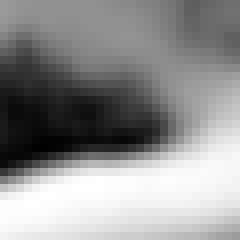
#> input picture dummy_template_crop_eq_nonloc.png, 30 x 30 px (shown 8 times larger)
$ python experimenting.py   (older library calls are emulated)
#> lines starting #> are read from the running program, lines starting #| are printed output that depends on the picture; after the words box and inside, x2 and y2 are one past the last pixel; in counts of white or black regions, pixels touching at a corner belong together
### oct_preprocessing.py
"""
Image pre-processing module for OCT image SRF detection.

Binarization, Filtering, Cropping, etc. functions for the SRF detection task.

final exercise from the lecture:
Introduction to Signal and Image Processing FS19
by:
Prof. Raphael Sznitman

See README.md for the full exercise description.
"""

__author__ = "Jan Wälchli, Mario Moser, Dominik Meise"
__copyright__ = "Copyright 2019; Jan Wälchli, Mario Moser, Dominik Meise; All rigths reserved."
__email__ = "dominik.meise@students.unibe.ch"


import numpy as np
import cv2 as cv
from skimage import io, color, exposure
from skimage.filters import threshold_otsu, gaussian


# [65 lines left out: functions load_img_as_gray, load_preproc_template, perform_bulk_perproc, otsu_binarize, crop, not called in this run]


def hist_equalize(img):
    """Return a histogram equalized version of the image (enhances 'contrast')."""
    if len(img.shape) == 3:
        img = color.rgb2gray(img) * 255
        img = img.astype(np.uint8)

    elif len(img.shape) != 2:
        raise ValueError('Cannot handle unknown Image dimension!')

    if np.amax(img) <= 1 and img.dtype != np.uint8:
        img = img * 255
        img = img.astype(np.uint8)

    eq = exposure.equalize_hist(img) * 255
    eq = eq.astype(np.uint8)

    return eq


# [7 lines left out: function opening_denoising, not called in this run]


def nonloc_denoising(img, denoise_strength):
    return cv.fastNlMeansDenoising(img, h=denoise_strength)

### oct_template_matching.py
"""
Template Matching module for OCT image SRF detection.

Template matching and fluid occlusion detection functions for the SRF detection task.

final exercise from the lecture:
Introduction to Signal and Image Processing FS19
by:
Prof. Raphael Sznitman

See README.md for the full exercise description.
"""

__author__ = "Jan Wälchli, Mario Moser, Dominik Meise"
__copyright__ = "Copyright 2019; Jan Wälchli, Mario Moser, Dominik Meise; All rigths reserved."
__email__ = "dominik.meise@students.unibe.ch"


import cv2 as cv
import numpy as np
from skimage import color
from skimage.transform import pyramid_gaussian
import oct_preprocessing as preproc
import oct_evaluation as evaluate


# [57 lines left out: function run_matching, not called in this run]


def template_matching(image, template, meth='cv.TM_SQDIFF'):
    """Match the template against the image, return resolution and location map.

    :param image: input image in which to search for the template matching (either rgb or grayscale)
    :param template: kernel/template which to match against the input image
    :param meth: template matching method. Available:
        'cv.TM_CCOEFF', 'cv.TM_CCOEFF_NORMED', 'cv.TM_CCORR',
        'cv.TM_CCORR_NORMED', 'cv.TM_SQDIFF', 'cv.TM_SQDIFF_NORMED'
    :return: res: the distance map of the template matching the input image
                  (depending on the method either higher or lower is better)
             img: image with a square at the location of the best match
    """
    img = image.copy()
    w, h = template.shape[::-1]
    method = eval(meth)

    # Apply template Matching
    res = cv.matchTemplate(img, template, method)
    min_val, max_val, min_loc, max_loc = cv.minMaxLoc(res)

    # If the method is TM_SQDIFF or TM_SQDIFF_NORMED, take minimum
    if method in [cv.TM_SQDIFF, cv.TM_SQDIFF_NORMED]:
        top_left = min_loc
    else:
        top_left = max_loc
    bottom_right = (top_left[0] + w, top_left[1] + h)

    cv.rectangle(img, top_left, bottom_right, 255, 2)

    return res, img


# [48 lines left out: functions pyramid, fast_pyramid, not called in this run]

### experimenting.py
"""
EXPERIMENTING CODE TO GET TO KNOW THE PROBLEM/TASK

not used in the final build, just for reference.
"""


import os
import glob
import matplotlib
import numpy as np
import cv2 as cv
import matplotlib.pyplot as plt
from skimage import io, color, exposure
from skimage.feature import canny
from skimage.filters import try_all_threshold, threshold_otsu, gaussian
import oct_preprocessing as preproc
import oct_template_matching as tmpmatch

matplotlib.rcParams['image.cmap'] = 'gray'


def main():
    #     VARIOUS TESTING
    # simple_canny_example('Train-Data/SRF/input_1492_1.png')
    # simple_binarization_example('Train-Data/SRF/input_1492_1.png')
    images = glob.glob('Train-Data/SRF/*')
    images = images + glob.glob('Train-Data/NoSRF/*')
    template = io.imread('dummy_template_crop_eq_nonloc.png')
#> template is the input picture: shape (30, 30, 4); mean R, G, B, A 144.3, 144.3, 144.3, 255

    template = (color.rgb2gray(template)*255).astype(np.uint8)
#> template: shape (30, 30)

    class_srf = []
    for i in images:
        orig = io.imread(i)
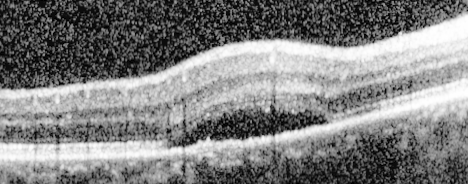
#> input picture Train-Data/SRF/input_1492_1.pnghist.png, 468 x 184 px
#> orig is the input picture: shape (184, 468); min 0, max 255, mean 128.1
        orig_crop = crop(orig)
#> in otsu_binar, `orig_blur = gaussian(orig, sigma=sigma)`:
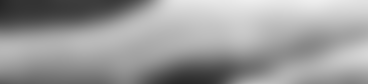
#> orig_blur: shape (84, 368) float64; min 0.149, max 0.937, mean 0.61
#> in otsu_binar, `otsu_thresh = threshold_otsu(orig_blur)`: otsu_thresh = 0.535
#> in otsu_binar, `orig_bin = orig_blur > otsu_thresh`:
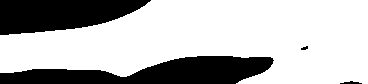
#> orig_bin: shape (84, 368) bool; 72% white; 4 black regions (1 under 20 px), largest, box (x1, y1, x2, y2) and area: (0, 56, 274, 84) 4791, (0, 0, 151, 35) 3805, (340, 81, 362, 84) 40
#> in crop, `white_pixels = np.where(img_bin == 1)`: white_pixels = 22257 positions, rows 0 to 83, columns 0 to 367
#> in crop, `up, bottom = min(white_pixels[0]), max(white_pixels[0])`: up = 0; bottom = 83
#> in crop, `left, right = min(white_pixels[1]), max(white_pixels[1])`: left = 0; right = 367
#> in crop, `img_crop = img_no_border[up:bottom, left:right]`:
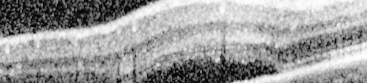
#> img_crop: shape (83, 367); min 0, max 254, mean 156.2
        orig_crop = (color.rgb2gray(orig_crop) * 255).astype(np.uint8)
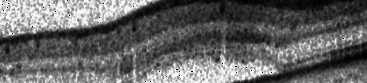
#> orig_crop: shape (83, 367); min 0, max 255, mean 99.5

        eq = preproc.hist_equalize(orig_crop)
        img_denois = cv.fastNlMeansDenoising(eq, h=40)

        # [10 lines of commented-out code are left out]

        res, img = tmpmatch.template_matching(img_denois, template)
#> in template_matching, `res = cv.matchTemplate(img, template, method)`:
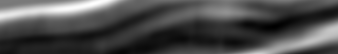
#> res: shape (54, 338) float32; min 2244928, max 22389932, mean 8293603; drawn with min black and max white
#> in template_matching, `min_val, max_val, min_loc, max_loc = cv.minMaxLoc(res)`: min_val = 2244928; max_val = 22389932; min_loc = (274, 26); max_loc = (93, 3)
#> in template_matching, `top_left = min_loc`: top_left = (274, 26)
#> in template_matching, `bottom_right = (top_left[0] + w, top_left[1] + h)`: bottom_right = (304, 56)
#> in template_matching, `cv.rectangle(img, top_left, bottom_right, 255, 2)`:
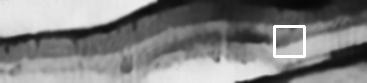
#> img: shape (83, 367); min 8, max 255, mean 129.4

        min_val = np.amin(res)
#> min_val = 2244928

        class_srf.append(min_val)

        plt.subplot(121), plt.imshow(res, cmap='gray')
        plt.title('Matching Result'), plt.xticks([]), plt.yticks([])
        plt.subplot(122), plt.imshow(img, cmap='gray')
        plt.title('Detected Point'), plt.xticks([]), plt.yticks([])
        plt.suptitle('{} , {}'.format(i, str(min_val)))
        plt.show()


# [44 lines left out: functions template_matching, testing_hist_equalize, not called in this run]


def crop(img, border=50):

    # crop the white border
    border = border
    img_no_border = img[border:img.shape[0]-border, border:img.shape[1]-border]

    # make a binary picture
    img_bin = otsu_binar(img_no_border, 10)

    # search the 4 outest white pixels, crop the image there
    white_pixels = np.where(img_bin == 1)
    up, bottom = min(white_pixels[0]), max(white_pixels[0])
    left, right = min(white_pixels[1]), max(white_pixels[1])
    img_crop = img_no_border[up:bottom, left:right]

    return img_crop


def otsu_binar(orig, sigma=1):
    orig = color.rgb2gray(orig)
    orig_blur = gaussian(orig, sigma=sigma)
    otsu_thresh = threshold_otsu(orig_blur)
    orig_bin = orig_blur > otsu_thresh

    return orig_bin


# [30 lines left out: functions simple_binarization_example, simple_canny_example, plot_original_and_processed, not called in this run]


if __name__ == '__main__':
    main()
